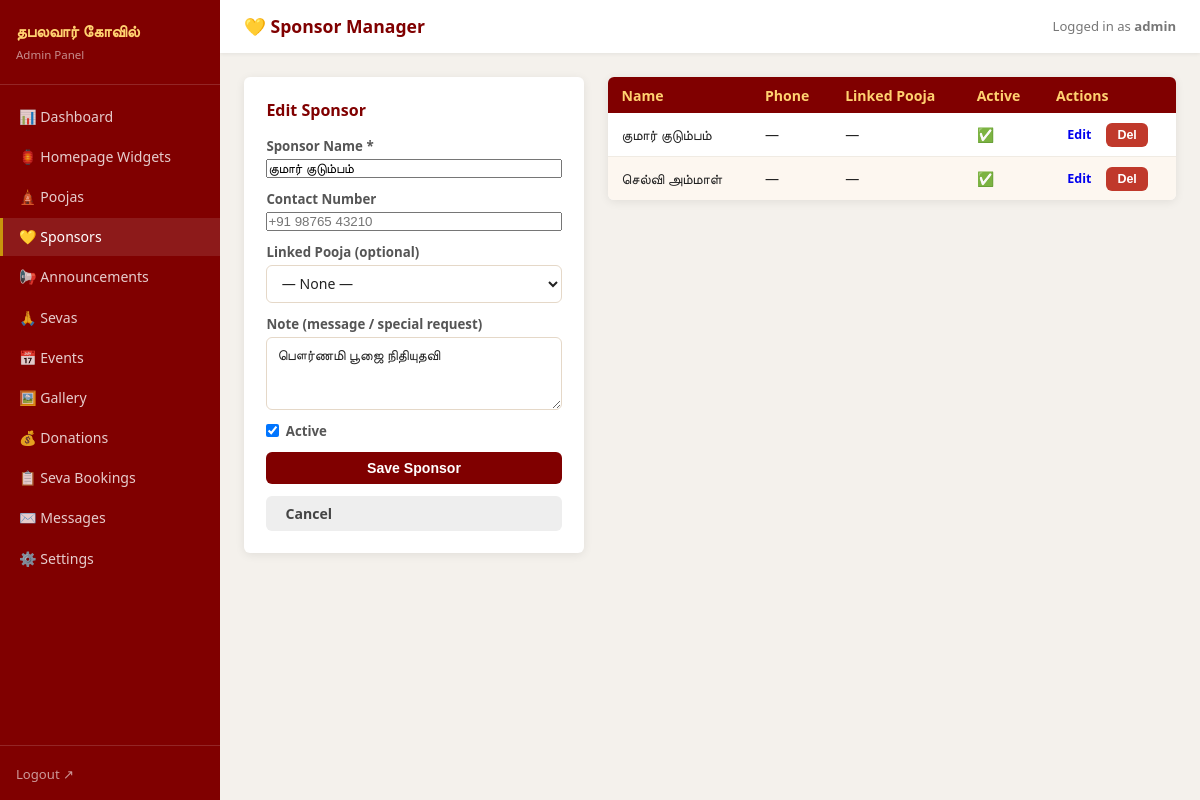
The page /admin/sponsors.php?edit=1 (signed in) on the database its author committed.
### tables this page shows
CREATE TABLE sponsors (
  id         INTEGER PRIMARY KEY AUTOINCREMENT,
  name       TEXT NOT NULL,
  phone      TEXT,
  note       TEXT,
  pooja_id   INTEGER,
  is_active  INTEGER NOT NULL DEFAULT 1,
  created_at TEXT NOT NULL DEFAULT (datetime('now'))
);

### admin/sponsors.php (the view, shortened to what this page needs)
<?php
require_once __DIR__ . '/includes/admin_layout.php';
$db  = getDB();
$rows = $db->query(
    'SELECT s.*, p.name_ta AS pooja_name
       FROM sponsors s
       LEFT JOIN poojas p ON p.id = s.pooja_id
      ORDER BY s.created_at DESC LIMIT 60'
)->fetchAll();
$editing = null;
if (isset($_GET['edit'])) {
    $stmt = $db->prepare('SELECT * FROM sponsors WHERE id=:id');
    $stmt->execute([':id' => (int)$_GET['edit']]);
    $editing = $stmt->fetch() ?: null;
}
?>
<div class="admin-two-col">
<div class="admin-form-box card">
  <h3><?= $editing ? 'Edit Sponsor' : 'Add Sponsor' ?></h3>
  <form method="POST" action="/admin/sponsors.php">
    <label>Sponsor Name *
      <input name="name" required
             value="<?= htmlspecialchars($editing['name'] ?? '') ?>"
             placeholder="Murugan Family / ஸ்ரீ மருகன் குடும்பம்" />
    </label>
    <label>Contact Number
      <input name="phone" maxlength="30"
             value="<?= htmlspecialchars($editing['phone'] ?? '') ?>"
             placeholder="+91 98765 43210" />
    </label>
    <label>Linked Pooja (optional)
      <select name="pooja_id">
        <option value="">— None —</option>
      </select>
    </label>
    <label>Note (message / special request)
      <textarea name="note" rows="3" placeholder="Sponsor note, dedication..."><?= htmlspecialchars($editing['note'] ?? '') ?></textarea>
    </label>
    <label class="checkbox-label">
      <input type="checkbox" name="is_active"
             <?= (!$editing || $editing['is_active']) ? 'checked' : '' ?> /> Active
    </label>
    <button type="submit" class="btn btn-primary">Save Sponsor</button>
    <?php if ($editing): ?>
      <a href="/admin/sponsors.php" class="btn btn-secondary">Cancel</a>
    <?php endif; ?>
  </form>
</div>
<div class="admin-list">
  <table class="admin-table">
    <thead>
      <tr>
        <th>Name</th><th>Phone</th><th>Linked Pooja</th><th>Active</th><th>Actions</th>
      </tr>
    </thead>
    <tbody>
      <?php foreach ($rows as $row): ?>
      <tr>
        <td><?= htmlspecialchars($row['name']) ?></td>
        <td><?= htmlspecialchars($row['phone'] ?: '—') ?></td>
        <td><?= htmlspecialchars($row['pooja_name'] ?: '—') ?></td>
        <td><?= $row['is_active'] ? '✅' : '❌' ?></td>
        <td>
          <a href="/admin/sponsors.php?edit=<?= $row['id'] ?>" class="btn btn-sm">Edit</a>
          <form method="POST" action="/admin/sponsors.php" style="display:inline">
            <button class="btn btn-sm btn-danger"
                    onclick="return confirm('Delete this sponsor?')">Del</button>
          </form>
        </td>
      </tr>
      <?php endforeach; ?>
    </tbody>
  </table>
</div>
</div>

### admin/assets/admin.css (style rules this page uses)
*, *::before, *::after { box-sizing: border-box; margin: 0; padding: 0; }
:root { --maroon: #800000; --gold: #c8960c; --saffron: #ff6b00; --cream: #fff8f0; --sidebar-w: 220px; --shadow: 0 2px 10px rgba(0, 0, 0, 0.08); --radius: 6px; --border: #e5d8c8; }
body { font-family: system-ui, sans-serif; background: #f4f1ec; color: #222; min-height: 100vh; }
body:not(.login-page) { display: flex; min-height: 100vh; }
.card { background: #fff; border-radius: var(--radius); box-shadow: var(--shadow); overflow: hidden; }
.admin-two-col { display: grid; grid-template-columns: 340px 1fr; gap: 1.5rem; align-items: flex-start; }
.admin-form-box { padding: 1.4rem; }
.admin-form-box h3 { color: var(--maroon); font-size: 1rem; margin-bottom: 1rem; }
form { display: flex; flex-direction: column; gap: 0.75rem; }
label { display: flex; flex-direction: column; font-size: 0.83rem; font-weight: 600; color: #555; gap: 0.25rem; }
.checkbox-label { flex-direction: row; align-items: center; gap: 0.4rem; cursor: pointer; }
input[type="text"], input[type="number"], input[type="date"], input[type="password"], input[type="tel"], input[type="file"], select, textarea { padding: 0.45rem 0.65rem; border: 1.5px solid var(--border); border-radius: var(--radius); font-size: 0.88rem; font-family: inherit; color: #222; background: #fff; }
.btn { display: inline-block; padding: 0.5rem 1.2rem; border-radius: var(--radius); font-size: 0.88rem; font-weight: 600; border: none; cursor: pointer; text-decoration: none; transition: background 0.15s; }
.btn-primary { background: var(--maroon); color: #fff; }
.btn-secondary { background: #eee; color: #444; }
.btn-danger { background: #c0392b; color: #fff; }
.btn-sm { padding: 0.3rem 0.7rem; font-size: 0.78rem; }
.admin-table { width: 100%; border-collapse: collapse; font-size: 0.88rem; background: #fff; border-radius: var(--radius); overflow: hidden; box-shadow: var(--shadow); }
.admin-table th { background: var(--maroon); color: #ffd170; padding: 0.55rem 0.85rem; text-align: left; font-weight: 600; }
.admin-table td { padding: 0.5rem 0.85rem; border-bottom: 1px solid #f0ebe3; vertical-align: middle; }
.admin-table tr:last-child td { border-bottom: none; }
.admin-table tr:nth-child(even) td { background: #fdf7f0; }

### rows shown on the page
sponsors: name "குமார் குடும்பம்", note "பௌர்ணமி பூஜை நிதியுதவி", is_active "☑"

### other values the page prints
$pageTitle "💛 Sponsor Manager"
$_SESSION['admin_user'] "admin"
$row['name'] "குமார் குடும்பம்"
$row['phone'] ?: '—' "—"
$row['pooja_name'] ?: '—' "—"
$row['name'] "செல்வி அம்மாள்"
